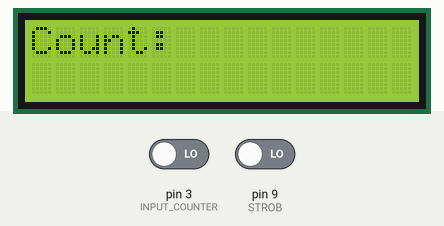
This sketch was run on a simulated Arduino Uno, built with avr-gcc and run on an emulated ATmega328P. Shown: 16×2 character LCD. Inputs (shaded band) come from the test bench; at power-on: pin 9 (STROB) LOW, pin 3 (INPUT_COUNTER) LOW.

Above: at 1.2 s.
1.3 s: pin 9 (STROB) driven HIGH
At 2.6 s:
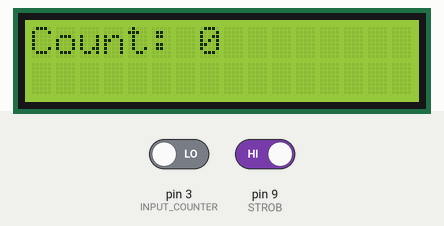
Timing chart, 0 to 4.3 s (numbered marks = the images above; inputs shaded):
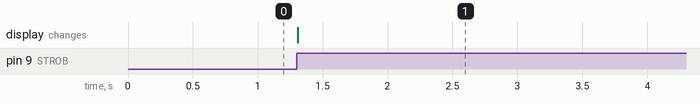

The sketch:

Counter1.ino
```cpp
#include <Wire.h>
#include <LiquidCrystal_I2C.h>

#define INPUT_COUNTER   3                               //Пин для входа импульсов энкодер
#define STROB           9                               //Пин стробирующий от сигнала на руб

//Флаг руба(true - рубит, false -  не рубит)
bool flgCut = false;
//Флаг строба
bool flagStrob = false;

//Счетчик входных импульсов от энкодера
volatile uint32_t counter = 0;
//Количество импульсов между рубами
uint32_t counterCut = 0;

//Экран
LiquidCrystal_I2C lcd(0x27, 16, 2);

void setup()
{
  pinMode(INPUT_COUNTER, INPUT);
  startCounting();

  pinMode(STROB, INPUT);

  lcd.init();
  lcd.backlight();
  lcd.clear();

  lcd.setCursor(0,0);
  lcd.print("Count: ");

  counter = 0;
}

void loop()
{
  if (!flgCut && digitalRead(STROB))
  {
    flagStrob = true;
    flgCut = true;
  }
  else if (!digitalRead(STROB))
    flgCut = false;

  if (flagStrob)
  {
    counterCut = counter;
    counter = 0;
    flagStrob = false;
    printMenu();
  }
}

void countPulse(void)
{
  counter++;
}

void printMenu(void)
{
  lcd.setCursor(7,0);
  lcd.print("     ");
  lcd.setCursor(7,0);
  lcd.print(counterCut);
}

void stopCounting(void)
{
  detachInterrupt(digitalPinToInterrupt(INPUT_COUNTER));
}

void startCounting(void)
{
  attachInterrupt(digitalPinToInterrupt(INPUT_COUNTER), countPulse, RISING);
}
```

Measured:
- after the input at 1.3 s, the display: changes at once (image 1)
